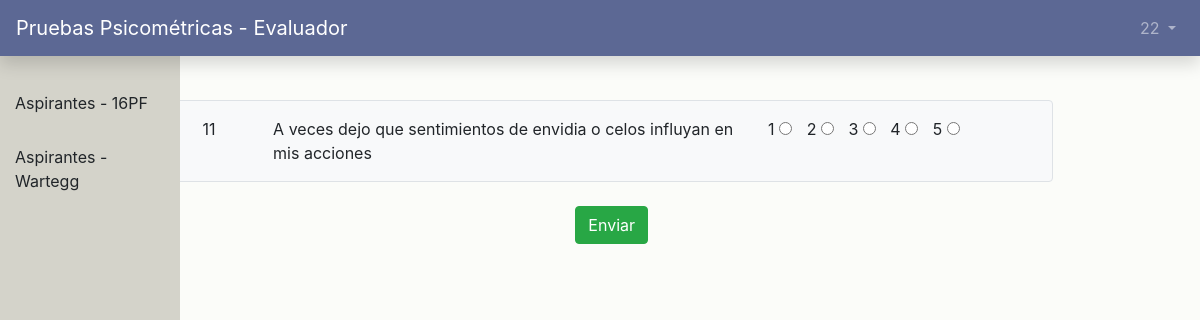
The page /dash/aspirante/16pf3 (signed in) on the database its author committed.
### users/models.py (models this page shows, shortened)
class CustomUser(AbstractUser):
    role = models.PositiveIntegerField(null=True, blank=True)
    updated_password = models.BooleanField(null=True, blank=True)
    date_born = models.DateField(null=True, blank=True)
    gender = models.CharField(null=True, blank=True, max_length=12)
    def get_role(self):
        return '%s' % (self.role)

### main_app/models.py (models this page shows, shortened)
class Question(models.Model):
    text = models.CharField(max_length=300)
    factor = models.CharField(max_length=300)
    points = models.IntegerField()
    complete = models.BooleanField()
    def __str__(self):
        return self.text

### main_app/views.py (the view)
# urls.py: path('dash/aspirante/16pf3', views.aspirante_16pf3, name='aspirante_16pf3'),
def aspirante_16pf3(request):
    if request.method == 'POST':
        ls = Question.objects.all()
        evaluado = UsuarioEvaluado()
        evaluado.identificador = request.user.id
        evaluado.nombre = request.user.first_name
        evaluado.apellido = request.user.last_name
        evaluado.cedula = request.user.username
        evaluado.save()
        if request.POST.get('puntos11'):
            res=Result()
            res.points = request.POST.get('puntos11')
            res.usuario = request.user.id
            res.question = Question.objects.get(id=11)
            res.save()
        if request.POST.get('puntos12'):
            res=Result()
            res.points = request.POST.get('puntos12')
            res.usuario = request.user.id
            res.question = Question.objects.get(id=19)
            res.save()
        if request.POST.get('puntos13'):
            res=Result()
            res.points = request.POST.get('puntos13')
            res.usuario = request.user.id
            res.question = Question.objects.get(id=20)
            res.save()
        if request.POST.get('puntos14'):
            res=Result()
            res.points = request.POST.get('puntos14')
            res.usuario = request.user.id
            res.question = Question.objects.get(id=21)
            res.save()
        if request.POST.get('puntos15'):
            res=Result()
            res.points = request.POST.get('puntos15')
            res.usuario = request.user.id
            res.question = Question.objects.get(id=22)
            res.save()
        return render(request, 'dashboard/aspirante/aspiranteend.html', { 'ls': ls})
    else:
            ls = Question.objects.all()
            return render(request, 'dashboard/aspirante/test16pf3.html', { 'ls': ls})

### templates/dashboard/aspirante/test16pf3.html (shortened to what this page needs)
{% extends '../index.html' %}
{% load static %}
{% block main_content %}
    <div class="bg-light  border rounded" style="position: fixed; top: 10vh; left: 10px; width: 150px; padding: 10px">
        Tiempo restante: <br> 45 minutos
    </div>
    <section class="content2">
        <div class="container">
            {% for i in ls %}
                <form action="" method="POST">
                {% if i.id == 11 %}
                <div class="row bg-light mt-3 m-0 p-3 border rounded">
                    <div class="col-1" >
                      <label for="" name="quest" value=i.id >{{ i.id }}</label>
                    </div>
                    <div class="col-7">
                        {{ i }}
                    </div>
                    <div class="col-4">
                        <label for="" >1</label>
                        <input type="radio" name="puntos11" id="r1" value="1">
                        <label for="" style="padding-left: 10px">2</label>
                        <input type="radio" name="puntos11" id="r2" value="2">
                        <label for="" style="padding-left: 10px">3</label>
                        <input type="radio" name="puntos11" id="r3" value="3">
                        <label for="" style="padding-left: 10px">4</label>
                        <input type="radio" name="puntos11" id="r4" value="4">
                        <label for="" style="padding-left: 10px">5</label>
                        <input type="radio" name="puntos11" id="r5" value="5">
                    </div>
                </div>
                {% endif %}
            {% endfor %}
            <div class="row text-center m-4">
                <div class="col-12 text-center">
                    <input class="btn btn-success" type="submit" value="Enviar"/>
                </div>
            </div>
            </form>
        </div>
    </section>
{% endblock %}

### templates/navbar.html (shortened to what this page needs)
{% block navbar %}
<nav class="navbar navbar-expand-md navbar-dark mb-4 fixed-top shadow" style="background-color: #5c6894">
    {% if user.get_role == '1' %}
        <a class="navbar-brand" href="{% url 'home' %}">Pruebas Psicométricas - Evaluador</a>
    {% elif user.get_role == '0' %}
        <a class="navbar-brand" href="{% url 'home' %}">Pruebas Psicométricas - Administrador</a>
    {% elif user.get_role == '2' %}
        <a class="navbar-brand" href="{% url 'home' %}">Pruebas Psicométricas - 16PF</a>
    {% else %}
        <a class="navbar-brand" href="{% url 'home' %}">Pruebas Psicométricas</a>
    {% endif %}
    <div class="collapse navbar-collapse" id="navbarCollapse">
        {% if user.is_authenticated %}
        <ul class="navbar-nav ml-auto">
            <li class="nav-item">
                <a
                    class="nav-link dropdown-toggle"
                    href="#"
                    id="userMenu"
                    data-toggle="dropdown"
                    aria-haspopup="true"
                    aria-expanded="false"
                >
                    {{ user.username }}
                </a>
            </li>
        </ul>
        {% endif %}
    </div>
</nav>
{% endblock navbar %}

### static/css/styles.css (style rules this page uses)
body { background-color: #fbfcf9; }
.content2 { padding-top: 7vw; padding-left: 12%; width: 90%; }

### rows shown on the page
CustomUser: username "22"
Question: id "11", text "A veces dejo que sentimientos de envidia o celos influyan en mis acciones"
